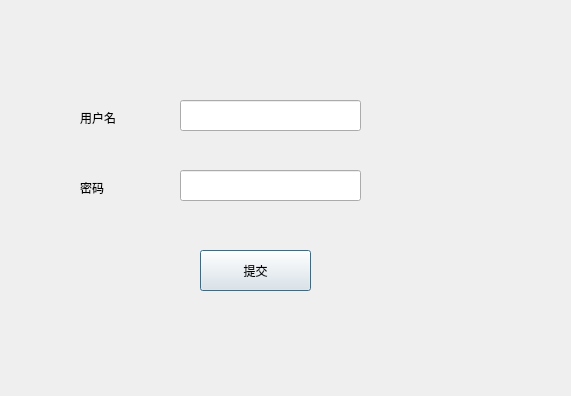
<?xml version="1.0" encoding="UTF-8"?>
<ui version="4.0">
 <class>Dialog</class>
 <widget class="QDialog" name="Dialog">
  <property name="geometry">
   <rect>
    <x>0</x>
    <y>0</y>
    <width>571</width>
    <height>396</height>
   </rect>
  </property>
  <property name="windowTitle">
   <string>Dialog</string>
  </property>
  <widget class="QLineEdit" name="lineEdit">
   <property name="geometry">
    <rect>
     <x>180</x>
     <y>100</y>
     <width>181</width>
     <height>31</height>
    </rect>
   </property>
   <property name="echoMode">
    <enum>QLineEdit::Normal</enum>
   </property>
  </widget>
  <widget class="QLineEdit" name="lineEdit_2">
   <property name="geometry">
    <rect>
     <x>180</x>
     <y>170</y>
     <width>181</width>
     <height>31</height>
    </rect>
   </property>
   <property name="echoMode">
    <enum>QLineEdit::Password</enum>
   </property>
  </widget>
  <widget class="QLabel" name="label">
   <property name="geometry">
    <rect>
     <x>80</x>
     <y>110</y>
     <width>72</width>
     <height>15</height>
    </rect>
   </property>
   <property name="text">
    <string>用户名</string>
   </property>
  </widget>
  <widget class="QLabel" name="label_2">
   <property name="geometry">
    <rect>
     <x>80</x>
     <y>180</y>
     <width>72</width>
     <height>15</height>
    </rect>
   </property>
   <property name="text">
    <string>密码</string>
   </property>
  </widget>
  <widget class="QPushButton" name="pushButton">
   <property name="geometry">
    <rect>
     <x>200</x>
     <y>250</y>
     <width>111</width>
     <height>41</height>
    </rect>
   </property>
   <property name="text">
    <string>提交</string>
   </property>
  </widget>
 </widget>
 <resources/>
 <connections>
  <connection>
   <sender>pushButton</sender>
   <signal>clicked()</signal>
   <receiver>Dialog</receiver>
   <slot>submit()</slot>
   <hints>
    <hint type="sourcelabel">
     <x>264</x>
     <y>272</y>
    </hint>
    <hint type="destinationlabel">
     <x>324</x>
     <y>320</y>
    </hint>
   </hints>
  </connection>
 </connections>
 <slots>
  <slot>submit()</slot>
 </slots>
</ui>
